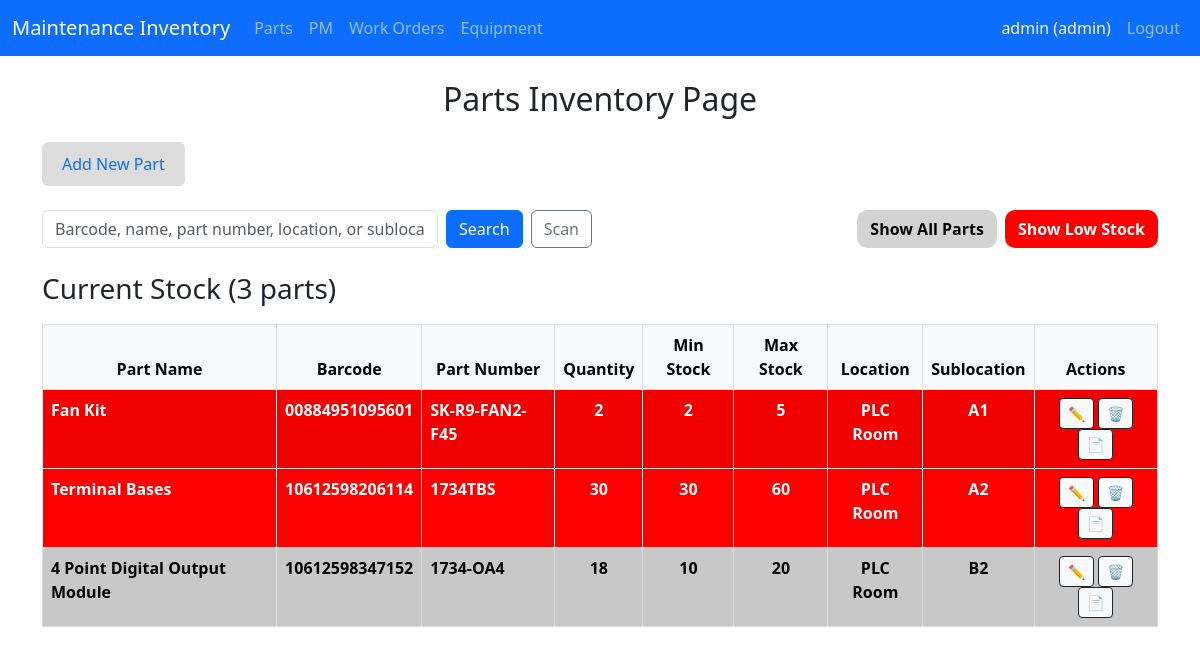
The page /parts/ (signed in) on the database as committed earlier.
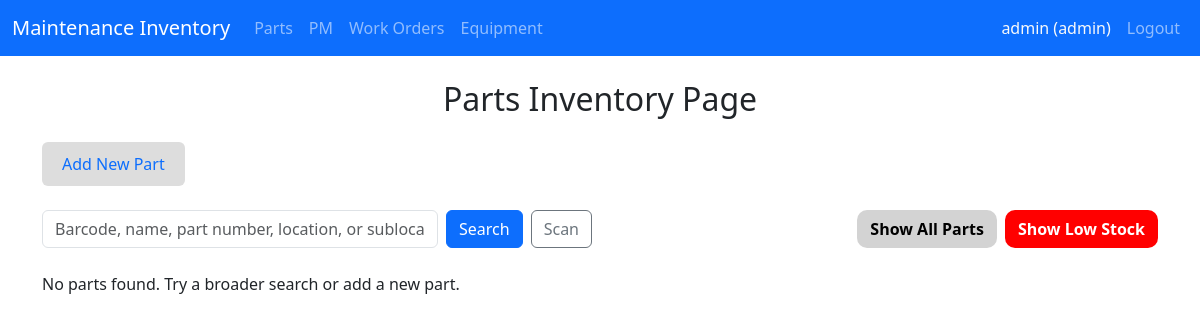
The same page on the database as committed later.
### app/models/user.py (models this page shows, shortened)
class User(UserMixin, db.Model):
    __tablename__ = 'users'
    id = db.Column(db.Integer, primary_key=True)
    username = db.Column(db.String(80), unique=True, nullable=False)
    password_hash = db.Column(db.String(256), nullable=False)
    role = db.Column(db.String(20), default='technician') # 'admin' or 'technician'
    must_change_password = db.Column(db.Boolean, default=True) # Force change on first login
    created_at = db.Column(db.DateTime, default=datetime.utcnow)
    email = db.Column(db.String(120), unique=True, nullable=True) # Optional (nullable=True)
    def is_admin(self):
        return self.role == 'admin'

### app/models/part.py (models this page shows, shortened)
class Part(db.Model):
    __tablename__ = 'parts'  # ← If table is 'parts', add this to match
    id = db.Column(db.Integer, primary_key=True)
    barcode = db.Column(db.String(100), nullable=True)
    name = db.Column(db.String(200), nullable=False)
    part_number = db.Column(db.String(100), nullable=True)
    qty = db.Column(db.Integer, nullable=False, default=0)
    location = db.Column(db.String(100), nullable=True)
    sublocation = db.Column(db.String(100), nullable=True)
    created_at = db.Column(db.DateTime, default=db.func.current_timestamp())
    min_stock = db.Column(db.String(50), default='0')  # ← Add this
    max_stock = db.Column(db.String(50), default='999')  # ← Add this

### app/routes/parts.py (the view, shortened to what this page needs)
@bp.route("/", methods=["GET", "POST"])
@login_required
def index():
    search = request.args.get("search", "").strip().lower()
    show_all = request.args.get("show_all")
    low_stock = request.args.get("low_stock") # New: Check for low_stock param
    if current_user.is_admin():
        if low_stock:
            parts = Part.query.filter(Part.qty <= Part.min_stock).all() # Filter low-stock parts
        elif show_all:
            parts = Part.query.all()
        else:
            if search:
                parts = Part.query.filter(
                    Part.barcode.ilike(f"%{search}%")
                    | Part.name.ilike(f"%{search}%")
                    | Part.part_number.ilike(f"%{search}%")
                    | Part.location.ilike(f"%{search}%")
                    | Part.sublocation.ilike(f"%{search}%")
                ).all()
            else:
                parts = Part.query.all() # Default to all for admins
    items = []
    for i, part in enumerate(parts):
        items.append(
            (
                i,
                {
                    "id": part.id,
                    "barcode": part.barcode,
                    "name": part.name,
                    "part_number": part.part_number,
                    "qty": part.qty,
                    "min_stock": part.min_stock,
                    "max_stock": part.max_stock,
                    "location": part.location,
                    "sublocation": part.sublocation,
                },
            )
        )
    return render_template("parts.html", items=items, search=search)

### app/templates/parts.html (shortened to what this page needs)
{% extends "base.html" %}
{% block content %}
<h2 class="mb-4 center-text">Parts Inventory Page</h2>
<div class="d-flex gap-2 mb-4">
    {% if current_user.is_admin() %}
    <button class="btn btn-outline-primary tab-button" onclick="openTab(1)">Add New Part</button>
    {% endif %}
</div>
<div id="tab-0" class="tab-content active">
<div class="row g-3 align-items-center mb-4">
<div class="col-md-6">
<form method="get" action="/parts" class="d-flex gap-2">
<input type="text" name="search" id="search-input" class="form-control" placeholder="Barcode, name, part number, location, or sublocation" value="{{ search }}">
<button type="submit" class="btn btn-primary">Search</button>
<button type="button" id="scan-search" class="btn btn-outline-secondary">Scan</button>
</form>
</div>
{% if current_user.is_admin() %}
<div class="col-md-6 text-md-end d-flex justify-content-end gap-2">
<a href="/parts?show_all=true" class="btn btn-show-all-stock">Show All Parts</a>
<a href="/parts?low_stock=true" class="btn btn-show-low-stock">Show Low Stock</a>
</div>
{% endif %}
</div>
    {% if items %}
        <h3>Current Stock ({{ items|length }} parts)</h3>
        <div id="table-view" class="table-responsive">
            <table id="parts-table" class="table table-striped table-hover">
                <thead class="table-light">
                    <tr>
                        <th class="center-text">Part Name</th>
                        <th class="center-text">Barcode</th>
                        <th class="center-text">Part Number</th>
                        <th class="center-text">Quantity</th>
                        <th class="center-text">Min Stock</th>
                        <th class="center-text">Max Stock</th>
                        <th class="center-text">Location</th>
                        <th class="center-text">Sublocation</th>
                        {% if current_user.is_admin() %}
<th class="center-text">Actions</th>{% endif %}
                    </tr>
                </thead>
                <tbody>
                    {% for idx, item in items %}
                        {% set qty_val = item.qty | int(default=0) %}
                        {% set min_val = item.min_stock | int(default=0) %}
                        {% set row_class = 'parts-row-warning' if qty_val <= min_val else 'parts-row-secondary' %}
                        <tr class="{{ row_class }}">
                            <td data-label="Part Name">{{ item.name|default('N/A') }}</td>
                            <td data-label="Barcode">{{ item.barcode|default('N/A') }}</td>
                            <td data-label="Part Number">{{ item.part_number|default('N/A') }}</td>
                            <td class="center-text" data-label="Quantity">{{ qty_val }}</td>
                            <td class="center-text" data-label="Min Stock">{{ item.min_stock|default('0') }}</td>
                            <td class="center-text" data-label="Max Stock">{{ item.max_stock|default('999') }}</td>
                            <td class="center-text" data-label="Location">{{ item.location|default('N/A') }}</td>
                            <td class="center-text" data-label="Sublocation">{{ item.sublocation|default('N/A') }}</td>
                            {% if current_user.is_admin() %}
                            <td class="center-text" data-label="Actions">
                                <button class="btn btn-sm btn-light btn-outline-dark" onclick="editPart({{ idx }})">✏️</button>
                                <button class="btn btn-sm btn-light btn-outline-dark" onclick="showDeleteConfirm({{ idx }})">🗑️</button>
                                <button class="btn btn-sm btn-light btn-outline-dark" onclick="exportPartPDF({{ item.id }})">📄</button>
                            </td>
                            {% endif %}
                        </tr>
                    {% endfor %}
                </tbody>
            </table>
        </div>
    {% else %}
        <p>No parts found. Try a broader search or add a new part.</p>
    {% endif %}
</div>
{% endblock %}

### app/templates/base.html (shortened to what this page needs)
<!DOCTYPE html>
<html lang="en">
<head>
    <link href="https://cdn.jsdelivr.net/npm/bootstrap@5.3.3/dist/css/bootstrap.min.css" rel="stylesheet">
</head>
<body>
<nav class="navbar navbar-expand-lg navbar-dark bg-primary sticky-top">
    <div class="container-fluid">
        <a class="navbar-brand" href="{{ url_for('dashboard.index') }}">Maintenance Inventory</a>
        <div class="collapse navbar-collapse" id="navbarNav">
            <ul class="navbar-nav me-auto">
                <li class="nav-item">
                    <a class="nav-link" href="{{ url_for('parts.index') }}">Parts</a>
                </li>
                <li class="nav-item">
                    <a class="nav-link" href="{{ url_for('pm.index') }}">PM</a>
                </li>
                <li class="nav-item">
                    <a class="nav-link" href="{{ url_for('workorder.index') }}">Work Orders</a>
                </li>
                <li class="nav-item">
                    <a class="nav-link" href="{{ url_for('equipment.index') }}">Equipment</a>
                </li>
            </ul>
            <ul class="navbar-nav ms-auto">
                <li class="nav-item">
                    <span class="nav-link text-light">
                        {{ current_user.username }} ({{ current_user.role }})
                    </span>
                </li>
                <li class="nav-item">
                    <a class="nav-link" href="{{ url_for('auth.logout') }}">Logout</a>
                </li>
            </ul>
        </div>
    </div>
</nav>
    <div class="container mt-4">
        {% block content %}{% endblock %}
    </div>
</body>
</html>

### app/templates/base.html (style rules this page uses)
.tab-button { padding: 10px 20px; cursor: pointer; background: #ddd; border: none; font-size: 16px; }
.tab-content { display: none; }
.tab-content.active { display: block; }

### app/templates/parts.html (style rules this page uses)
.center-text { text-align: center; }
.btn-show-low-stock { background-color: #ff0000; color: white !important; font-weight: bold; border-radius: 10px; }
.btn-show-all-stock { background-color: #D3D3D3; color: black !important; font-weight: bold; border-radius: 10px; }

Rows that differ between the two databases and show on the page:
removed Part: name "Fan Kit", barcode "00884951095601", part_number "SK-R9-FAN2-F45", location "PLC Room", sublocation "A1"
removed Part: name "Terminal Bases", barcode "10612598206114", part_number "1734TBS", min_stock "30", max_stock "60", location "PLC Room", sublocation "A2"
removed Part: name "4 Point Digital Output Module", barcode "10612598347152", part_number "1734-OA4", min_stock "10", max_stock "20", location "PLC Room", sublocation "B2"
Other text that changed with them:
{{ items|length }}: "3" → (not shown)
text no longer shown: "Current Stock ( parts) Part Name Barcode Part Number Quantity Min Stock Max Stock Location Sublocation Actions"
text now shown: "No parts found. Try a broader search or add a new part."
list line gone: "2 2 5"
list line gone: "30"
list line gone: "18"
